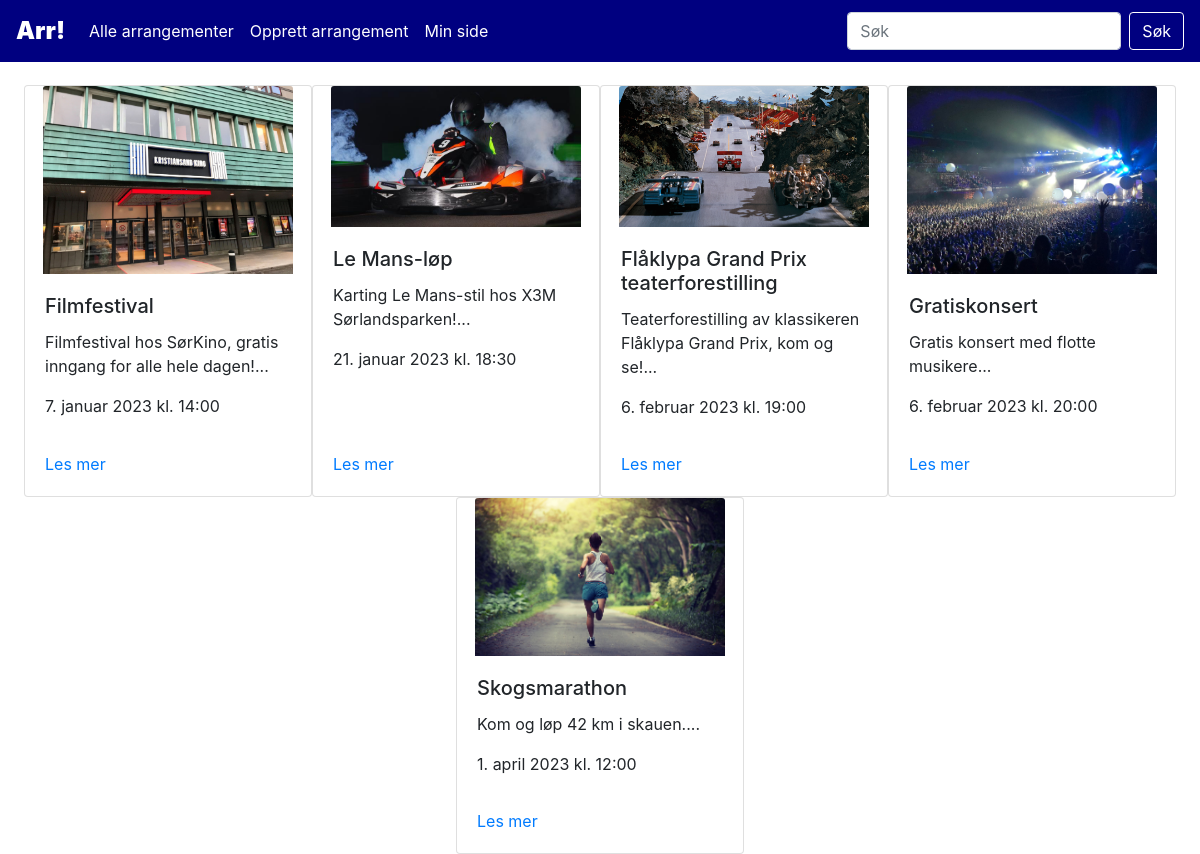
Before: / with the older database file.
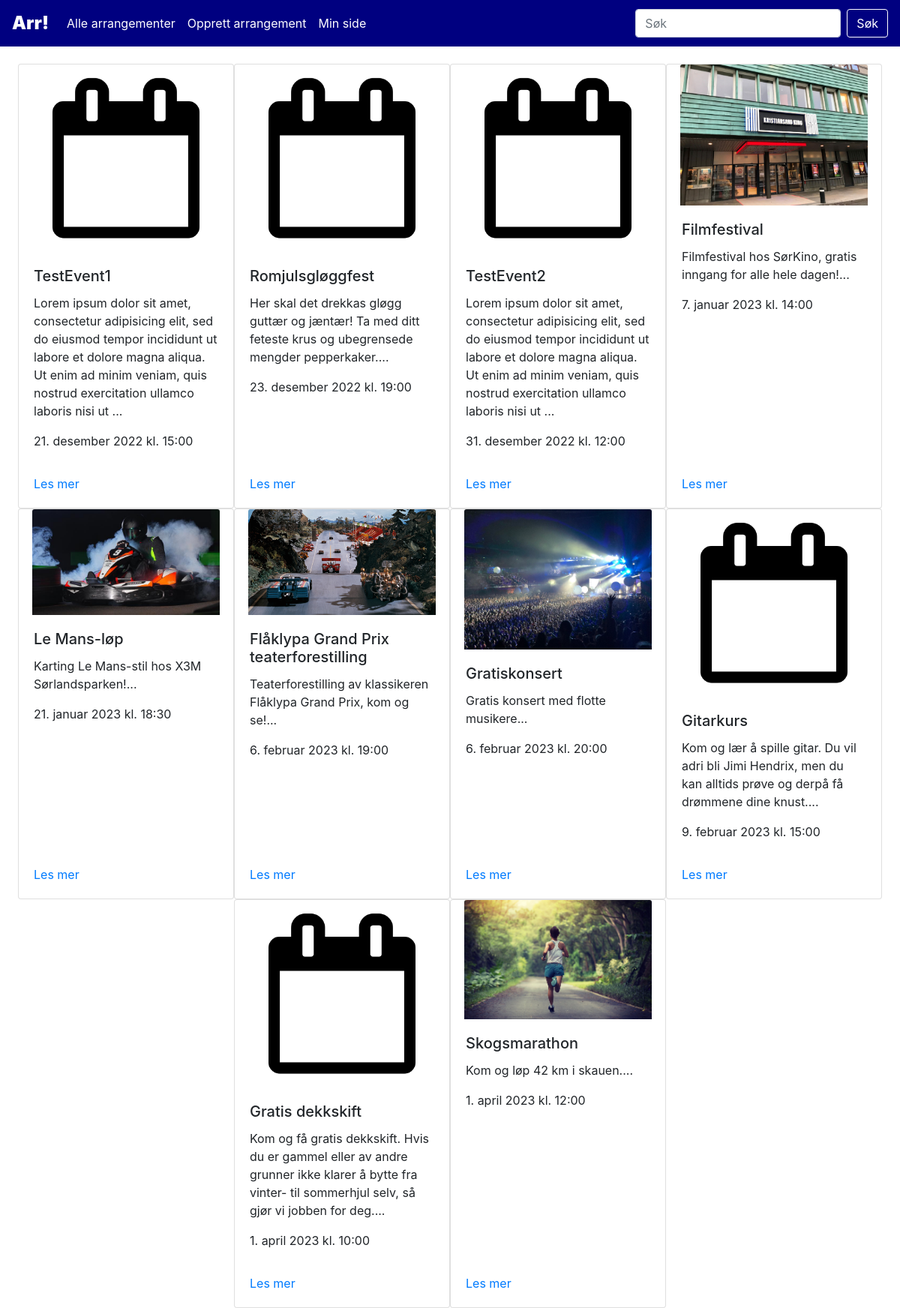
After: the same page with the newer database file.
### tables this page shows
CREATE TABLE `events` (
  `event_id` int(10) NOT NULL,
  `title` varchar(100) NOT NULL,
  `info` varchar(1000) NOT NULL,
  `host` int(10) NOT NULL,
  `location` varchar(200) NOT NULL,
  `time` datetime NOT NULL,
  `category_id` int(10) NOT NULL,
  `endtime` datetime DEFAULT NULL,
  `ticketprice` varchar(10) DEFAULT NULL,
  `website` varchar(200) DEFAULT NULL
);

### assets/lib/class.Event.php (called while the page is built, shortened)
<?php
class Event{
    function getEvents($number){
        $dbConn = new DbConn();
        $conn = $dbConn->connect();
        if($number == null){
            $limit = ";";
        }
        else{
            $limit = " LIMIT $number;";
        }
        $sql = "SELECT event_id, title, info, first_name, last_name, location, time, name, endtime, ticketprice, website
        FROM eventhandling.events
        INNER JOIN eventhandling.users ON users.user_id = events.host
        INNER JOIN eventhandling.categories ON categories.category_id = events.category_id
        ORDER BY time ASC" .
        $limit;
        $result = $conn->query($sql);
        return $result;
    }
}
?>

### assets/lib/class.Display.php (the view)
<?php
    class Display{
        function displayCards($result){
            if ($result->num_rows > 0) {
                echo "<div class=\"flex-container\">";
                while($row = $result->fetch_assoc()) {
                    $datetime = new DateTimeImmutable($row['time']);
                    if(file_exists("assets/img/event" . $row['event_id'] . ".jpg")) $img = $img = "assets/img/event" . $row['event_id'] . ".jpg";
                    else $img = "assets/img/stock.png";
                    echo "
                    <div class=\"card\" style=\"width: 18rem;\">
                    <div class=\"card-img\">
                        <img class=\"card-img-top\" src=\"" . $img . "\" alt=\"Arrangementsbilde\">
                    </div>
                    <div class=\"card-body d-flex flex-column\">
                        <h5 class=\"card-title\">" . $row["title"] . "</h5>
                        <p class=\"card-text\">" . substr($row["info"],0,200) . "...</p>
                        <p class=\"card-text\">" . $datetime->format('j.') . " " . self::translateMonth($datetime->format('F')) . " " . $datetime->format('Y') . " kl. " . $datetime->format('H:i') . "</p>
                    </div>
                    <div class=\"card-footer\">
                        <a href=\"event.php?event_id=" . $row['event_id'] . "\" class\"btn btn-primary\">Les mer</a>
                    </div>
                    </div>
                    ";
                }
                echo "</div>";
                }
                else {
                echo "0 results";
            }
        }
        function translateMonth($month){
            return $translated = match($month){
                "January"=>"januar",
                "February"=>"februar",
                "March"=>"mars",
                "April"=>"april",
                "May"=>"mai",
                "June"=>"juni",
                "July"=>"juli",
                "August"=>"august",
                "September"=>"september",
                "October"=>"oktober",
                "November"=>"november",
                "December"=>"desember"
            };
        }
    }
?>

### assets/inc/header.php (shortened to what this page needs)
<head>
    <link rel="stylesheet" href="https://cdn.jsdelivr.net/npm/bootstrap@4.3.1/dist/css/bootstrap.min.css"
>
    <link rel="stylesheet" href="/eventhaandteringssystem/www/assets/css/styles.css">
</head>
<nav class="navbar navbar-expand-lg navbar-dark bg-primary">
  <a class="navbar-brand" href="/eventhaandteringssystem/www/index.php">Arr!</a>
  <div class="collapse navbar-collapse" id="navbarSupportedContent">
    <ul class="navbar-nav mr-auto">
      <li class="nav-item">
        <a class="nav-link active" href="/eventhaandteringssystem/www/allEvents.php">Alle arrangementer</a>
      </li>
      <li class="nav-item active">
        <a class="nav-link" href="/eventhaandteringssystem/www/createevent.php">Opprett arrangement</a>
      </li>
      <li class="nav-item active">
        <a class="nav-link" href="/eventhaandteringssystem/www/minside.php">Min side</a>
      </li>
    </ul>
    <form class="form-inline my-2 my-lg-0">
      <input class="form-control mr-sm-2" type="search" placeholder="Søk" aria-label="Search">
      <button class="btn btn-outline-success my-2 my-sm-0" type="submit">Søk</button>
    </form>
  </div>
</nav>

### index.php
<?php
require __DIR__."/assets/inc/header.php";
require __DIR__."/assets/lib/class.Event.php";
require __DIR__."/assets/lib/class.Display.php";
?>
<div class="headline">
    <text>Førstkommende arrangementer</text>
</div>
<?php
    $events = new Event();
    $results = $events->getEvents(10);
    $display = new Display();
    $display->displayCards($results);
?>

### assets/css/styles.css (style rules this page uses)
.navbar { position:fixed; top: 0; width: 100%; z-index: 1; }
.nav-link { color: var(text-light) !important; }
.headline { display: flex; font-size: 30px; font-weight: 600; color: var(--text-dark) !important; justify-content: center; padding: 20px 0px !important; }
.bg-primary { background-color: var(--header-bg) !important; }
.navbar-brand { font-weight: 1000; font-size: x-large; }
.btn-outline-success { color: var(--text-light); background-color: var(--header-bg); border-color: var(--text-light); }
.flex-container { display: flex !important; flex-direction: row !important; flex-wrap: wrap !important; justify-content: center; }
.card-img { display: flex; justify-content: center; }
.card-img img { max-height: 250px; max-width: 250px; width: auto; }
.card-footer { padding-left: 1.25rem; padding-bottom: 1.25rem; background-color: rgba(0,0,0,0); border-top: 1px solid rgba(0,0,0,0); }

Changed rows visible on the page:
added events: title "TestEvent1", info "Lorem ipsum dolor sit amet, consectetur adipisicing elit, sed do eiusmod tempor incididunt ut labore et dolore magna aliqua. Ut enim ad minim veniam, quis nostrud exercitation ullamco laboris nisi ut", time "21.", time "desember", time "2022", time "15:00"
added events: title "Romjulsgløggfest", info "Her skal det drekkas gløgg guttær og jæntær! Ta med ditt feteste krus og ubegrensede mengder pepperkaker.", time "23.", time "desember", time "2022", time "19:00"
added events: title "TestEvent2", info "Lorem ipsum dolor sit amet, consectetur adipisicing elit, sed do eiusmod tempor incididunt ut labore et dolore magna aliqua. Ut enim ad minim veniam, quis nostrud exercitation ullamco laboris nisi ut", time "31.", time "desember", time "2022", time "12:00"
added events: title "Gitarkurs", info "Kom og lær å spille gitar. Du vil adri bli Jimi Hendrix, men du kan alltids prøve og derpå få drømmene dine knust.", time "9.", time "februar", time "2023", time "15:00"
added events: title "Gratis dekkskift", info "Kom og få gratis dekkskift. Hvis du er gammel eller av andre grunner ikke klarer å bytte fra vinter- til sommerhjul selv, så gjør vi jobben for deg.", time "1.", time "april", time "2023", time "10:00"
